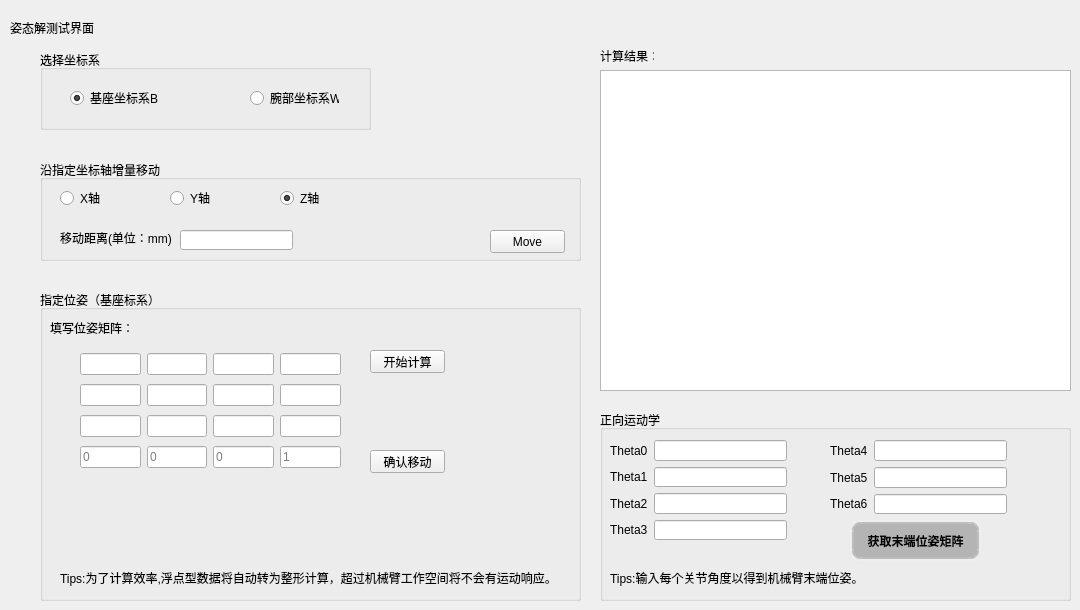
    <widget class="QWidget" name="Coordinate_Page">
     <widget class="QLabel" name="label_15">
      <property name="geometry">
       <rect>
        <x>10</x>
        <y>20</y>
        <width>101</width>
        <height>16</height>
       </rect>
      </property>
      <property name="text">
       <string>姿态解测试界面</string>
      </property>
     </widget>
     <widget class="QGroupBox" name="groupBox_31">
      <property name="geometry">
       <rect>
        <x>40</x>
        <y>50</y>
        <width>331</width>
        <height>80</height>
       </rect>
      </property>
      <property name="title">
       <string>选择坐标系</string>
      </property>
      <widget class="QRadioButton" name="radioButton">
       <property name="geometry">
        <rect>
         <x>30</x>
         <y>40</y>
         <width>89</width>
         <height>16</height>
        </rect>
       </property>
       <property name="text">
        <string>基座坐标系B</string>
       </property>
       <property name="checked">
        <bool>true</bool>
       </property>
       <attribute name="buttonGroup">
        <string notr="true">buttonGroup</string>
       </attribute>
      </widget>
      <widget class="QRadioButton" name="radioButton_2">
       <property name="geometry">
        <rect>
         <x>210</x>
         <y>40</y>
         <width>89</width>
         <height>16</height>
        </rect>
       </property>
       <property name="text">
        <string>腕部坐标系W</string>
       </property>
       <attribute name="buttonGroup">
        <string notr="true">buttonGroup</string>
       </attribute>
      </widget>
     </widget>
     <widget class="QGroupBox" name="groupBox_27">
      <property name="geometry">
       <rect>
        <x>40</x>
        <y>160</y>
        <width>541</width>
        <height>101</height>
       </rect>
      </property>
      <property name="title">
       <string>沿指定坐标轴增量移动</string>
      </property>
      <widget class="QRadioButton" name="radioButton_11">
       <property name="geometry">
        <rect>
         <x>20</x>
         <y>30</y>
         <width>89</width>
         <height>16</height>
        </rect>
       </property>
       <property name="text">
        <string>X轴</string>
       </property>
       <attribute name="buttonGroup">
        <string notr="true">buttonGroup_2</string>
       </attribute>
      </widget>
      <widget class="QRadioButton" name="radioButton_12">
       <property name="geometry">
        <rect>
         <x>130</x>
         <y>30</y>
         <width>89</width>
         <height>16</height>
        </rect>
       </property>
       <property name="text">
        <string>Y轴</string>
       </property>
       <attribute name="buttonGroup">
        <string notr="true">buttonGroup_2</string>
       </attribute>
      </widget>
      <widget class="QRadioButton" name="radioButton_13">
       <property name="geometry">
        <rect>
         <x>240</x>
         <y>30</y>
         <width>89</width>
         <height>16</height>
        </rect>
       </property>
       <property name="text">
        <string>Z轴</string>
       </property>
       <property name="checked">
        <bool>true</bool>
       </property>
       <attribute name="buttonGroup">
        <string notr="true">buttonGroup_2</string>
       </attribute>
      </widget>
      <widget class="QPushButton" name="pushButton_18">
       <property name="geometry">
        <rect>
         <x>450</x>
         <y>70</y>
         <width>75</width>
         <height>23</height>
        </rect>
       </property>
       <property name="text">
        <string>Move</string>
       </property>
      </widget>
      <widget class="QLabel" name="label_79">
       <property name="geometry">
        <rect>
         <x>20</x>
         <y>70</y>
         <width>111</width>
         <height>16</height>
        </rect>
       </property>
       <property name="text">
        <string>移动距离(单位：mm)</string>
       </property>
      </widget>
      <widget class="QLineEdit" name="lineEdit_25">
       <property name="geometry">
        <rect>
         <x>140</x>
         <y>70</y>
         <width>113</width>
         <height>20</height>
        </rect>
       </property>
      </widget>
     </widget>
     <widget class="QPlainTextEdit" name="plainTextEdit">
      <property name="geometry">
       <rect>
        <x>600</x>
        <y>70</y>
        <width>471</width>
        <height>321</height>
       </rect>
      </property>
     </widget>
     <widget class="QLabel" name="label_84">
      <property name="geometry">
       <rect>
        <x>600</x>
        <y>50</y>
        <width>54</width>
        <height>12</height>
       </rect>
      </property>
      <property name="text">
       <string>计算结果：</string>
      </property>
     </widget>
     <widget class="QGroupBox" name="groupBox_28">
      <property name="geometry">
       <rect>
        <x>40</x>
        <y>290</y>
        <width>541</width>
        <height>311</height>
       </rect>
      </property>
      <property name="title">
       <string>指定位姿（基座标系）</string>
      </property>
      <widget class="QLabel" name="label_85">
       <property name="geometry">
        <rect>
         <x>10</x>
         <y>30</y>
         <width>81</width>
         <height>16</height>
        </rect>
       </property>
       <property name="text">
        <string>填写位姿矩阵：</string>
       </property>
      </widget>
      <widget class="QLabel" name="label_87">
       <property name="geometry">
        <rect>
         <x>20</x>
         <y>280</y>
         <width>501</width>
         <height>16</height>
        </rect>
       </property>
       <property name="text">
        <string>Tips:为了计算效率,浮点型数据将自动转为整形计算，超过机械臂工作空间将不会有运动响应。</string>
       </property>
      </widget>
      <widget class="QPushButton" name="pushButton_19">
       <property name="geometry">
        <rect>
         <x>330</x>
         <y>60</y>
         <width>75</width>
         <height>23</height>
        </rect>
       </property>
       <property name="text">
        <string>开始计算</string>
       </property>
      </widget>
      <widget class="QPushButton" name="pushButton_20">
       <property name="geometry">
        <rect>
         <x>330</x>
         <y>160</y>
         <width>75</width>
         <height>23</height>
        </rect>
       </property>
       <property name="text">
        <string>确认移动</string>
       </property>
      </widget>
      <widget class="QWidget" name="layoutWidget">
       <property name="geometry">
        <rect>
         <x>40</x>
         <y>60</y>
         <width>261</width>
         <height>121</height>
        </rect>
       </property>
       <layout class="QGridLayout" name="gridLayout_17">
        <item row="0" column="0">
         <widget class="QLineEdit" name="lineEdit_26"/>
        </item>
        <item row="0" column="1">
         <widget class="QLineEdit" name="lineEdit_27"/>
        </item>
        <item row="0" column="2">
         <widget class="QLineEdit" name="lineEdit_28"/>
        </item>
        <item row="0" column="3">
         <widget class="QLineEdit" name="lineEdit_35"/>
        </item>
        <item row="1" column="0">
         <widget class="QLineEdit" name="lineEdit_29"/>
        </item>
        <item row="1" column="1">
         <widget class="QLineEdit" name="lineEdit_30"/>
        </item>
        <item row="1" column="2">
         <widget class="QLineEdit" name="lineEdit_31"/>
        </item>
        <item row="1" column="3">
         <widget class="QLineEdit" name="lineEdit_36"/>
        </item>
        <item row="2" column="0">
         <widget class="QLineEdit" name="lineEdit_32"/>
        </item>
        <item row="2" column="1">
         <widget class="QLineEdit" name="lineEdit_33"/>
        </item>
        <item row="2" column="2">
         <widget class="QLineEdit" name="lineEdit_34"/>
        </item>
        <item row="2" column="3">
         <widget class="QLineEdit" name="lineEdit_37"/>
        </item>
        <item row="3" column="0">
         <widget class="QLineEdit" name="lineEdit_38">
          <property name="placeholderText">
           <string>0</string>
          </property>
         </widget>
        </item>
        <item row="3" column="1">
         <widget class="QLineEdit" name="lineEdit_40">
          <property name="placeholderText">
           <string>0</string>
          </property>
         </widget>
        </item>
        <item row="3" column="2">
         <widget class="QLineEdit" name="lineEdit_41">
          <property name="placeholderText">
           <string>0</string>
          </property>
         </widget>
        </item>
        <item row="3" column="3">
         <widget class="QLineEdit" name="lineEdit_39">
          <property name="placeholderText">
           <string>1</string>
          </property>
         </widget>
        </item>
       </layout>
      </widget>
     </widget>
     <widget class="QGroupBox" name="groupBox_29">
      <property name="geometry">
       <rect>
        <x>600</x>
        <y>410</y>
        <width>471</width>
        <height>191</height>
       </rect>
      </property>
      <property name="title">
       <string>正向运动学</string>
      </property>
      <widget class="QLabel" name="label_111">
       <property name="geometry">
        <rect>
         <x>10</x>
         <y>160</y>
         <width>271</width>
         <height>16</height>
        </rect>
       </property>
       <property name="text">
        <string>Tips:输入每个关节角度以得到机械臂末端位姿。</string>
       </property>
      </widget>
      <widget class="QPushButton" name="pushButton_2">
       <property name="geometry">
        <rect>
         <x>250</x>
         <y>110</y>
         <width>131</width>
         <height>41</height>
        </rect>
       </property>
       <property name="styleSheet">
        <string notr="true">#pushButton_2{
/*border: none;*/
border-style:outset;
border-width:4px;
border-radius:10px;
border-color:rgba(255,255,255,30);
font:bold 12px;
background-color:rgb(180, 180, 180);
/*color:rgba(0,0,0,100);*/
padding:6px;
} 
#pushButton_2:hover
{
background-color:rgb(150, 150, 150);
}</string>
       </property>
       <property name="text">
        <string>获取末端位姿矩阵</string>
       </property>
      </widget>
      <widget class="QWidget" name="layoutWidget">
       <property name="geometry">
        <rect>
         <x>10</x>
         <y>30</y>
         <width>177</width>
         <height>100</height>
        </rect>
       </property>
       <layout class="QGridLayout" name="gridLayout_25">
        <item row="0" column="0">
         <widget class="QLabel" name="label_112">
          <property name="text">
           <string>Theta0</string>
          </property>
         </widget>
        </item>
        <item row="0" column="1">
         <widget class="QLineEdit" name="lineEdit"/>
        </item>
        <item row="1" column="0">
         <widget class="QLabel" name="label_113">
          <property name="text">
           <string>Theta1</string>
          </property>
         </widget>
        </item>
        <item row="1" column="1">
         <widget class="QLineEdit" name="lineEdit_2"/>
        </item>
        <item row="2" column="0">
         <widget class="QLabel" name="label_114">
          <property name="text">
           <string>Theta2</string>
          </property>
         </widget>
        </item>
        <item row="2" column="1">
         <widget class="QLineEdit" name="lineEdit_3"/>
        </item>
        <item row="3" column="0">
         <widget class="QLabel" name="label_118">
          <property name="text">
           <string>Theta3</string>
          </property>
         </widget>
        </item>
        <item row="3" column="1">
         <widget class="QLineEdit" name="lineEdit_7"/>
        </item>
       </layout>
      </widget>
      <widget class="QWidget" name="layoutWidget">
       <property name="geometry">
        <rect>
         <x>230</x>
         <y>30</y>
         <width>177</width>
         <height>74</height>
        </rect>
       </property>
       <layout class="QGridLayout" name="gridLayout_26">
        <item row="0" column="0">
         <widget class="QLabel" name="label_115">
          <property name="text">
           <string>Theta4</string>
          </property>
         </widget>
        </item>
        <item row="0" column="1">
         <widget class="QLineEdit" name="lineEdit_4"/>
        </item>
        <item row="1" column="0">
         <widget class="QLabel" name="label_116">
          <property name="text">
           <string>Theta5</string>
          </property>
         </widget>
        </item>
        <item row="1" column="1">
         <widget class="QLineEdit" name="lineEdit_5"/>
        </item>
        <item row="2" column="0">
         <widget class="QLabel" name="label_117">
          <property name="text">
           <string>Theta6</string>
          </property>
         </widget>
        </item>
        <item row="2" column="1">
         <widget class="QLineEdit" name="lineEdit_6"/>
        </item>
       </layout>
      </widget>
     </widget>
    </widget>
